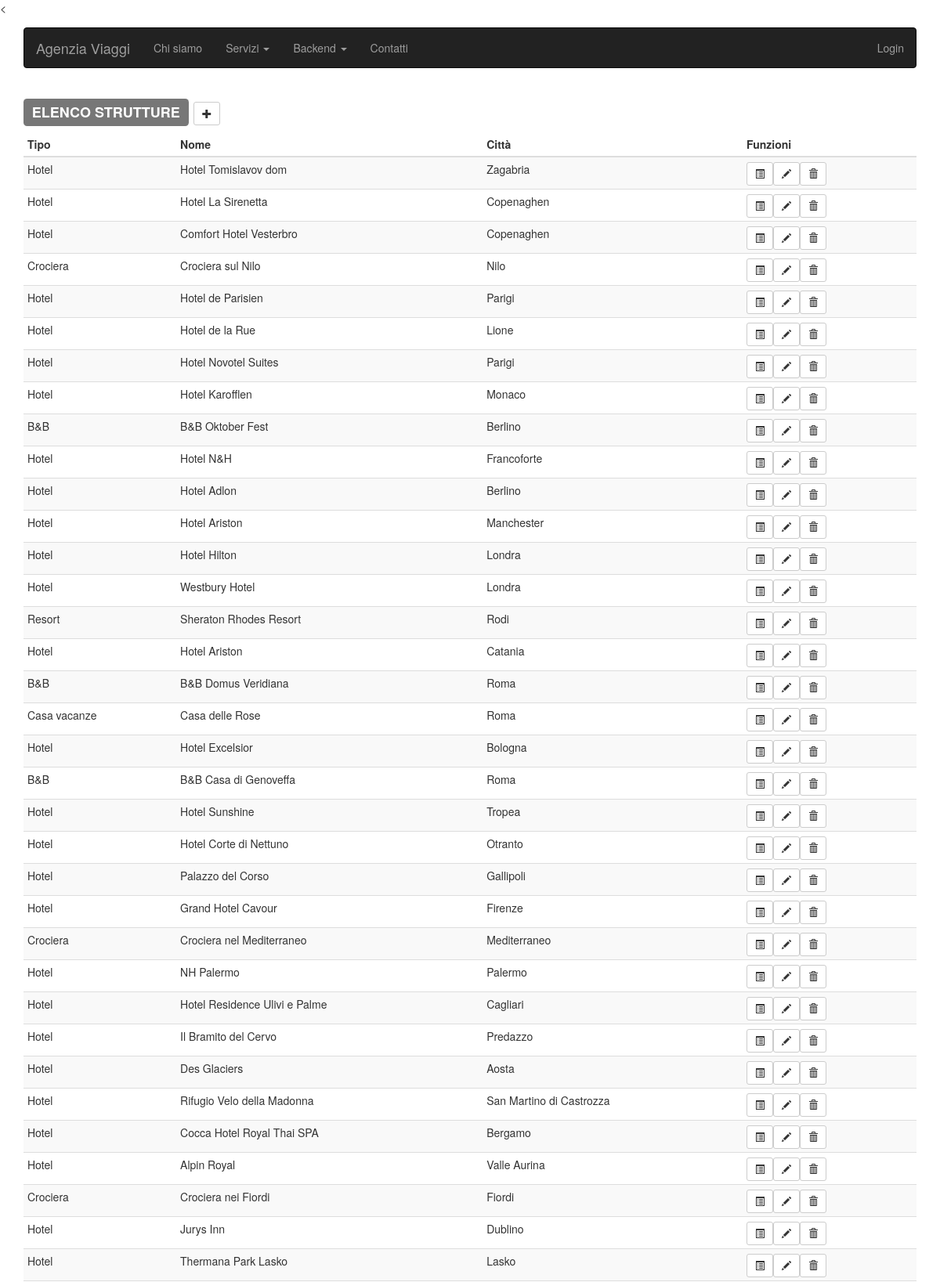
Page /elenco_strutture.php (upper part) on the committed database.
### tables this page shows
CREATE TABLE `tbl_strutture` (
  `idstruttura` int(11) NOT NULL,
  `idpaese` int(11) NOT NULL,
  `tipo` varchar(15) NOT NULL,
  `nome` varchar(100) NOT NULL,
  `citta` varchar(100) NOT NULL,
  `capienza` int(11) DEFAULT NULL
);

### elenco_strutture.php (the view, shortened to what this page needs)
<!doctype html>
<html>
<head>
<link rel="stylesheet" type="text/css" href="bootstrap/css/bootstrap.min.css">
<link rel="stylesheet" type="text/css" href="style.css">
</head>
<body>
<<div id="headerWrap">
  <header class="container voffset3">
    <nav id="mainNav" class="navbar navbar-inverse" role="navigation">
      <div class="navbar-header">
        <a href="index.php" class="navbar-brand">Agenzia Viaggi</a> </div>
      <div class="collapse navbar-collapse" id="mainMenu">
        <ul class="nav navbar-nav">
          <li><a href="chi_siamo.php">Chi siamo</a></li>
          <li class="dropdown"> <a class="dropdown-toggle" data-toggle="dropdown" role="button" aria-expanded="false" href="#">Servizi <span class="caret"></span></a>
          </li>
          <li class="dropdown"> <a class="dropdown-toggle" data-toggle="dropdown" role="button" aria-expanded="false" href="#">Backend <span class="caret"></span></a>
          </li>
          <li><a href="contatti.php">Contatti</a></li></ul>
		  <?php
		  if (isset($_SESSION["UserName"])) {
			$utente = $_SESSION["UserName"];
			echo "<ul class=\"nav navbar-nav navbar-right\">";
			echo "<li class=\"dropdown\"> <a class=\"dropdown-toggle\" data-toggle=\"dropdown\" role=\"button\" aria-expanded=\"false\" href=\"#\">$utente<span class=\"caret\"></span></a>";
            echo "<ul class=\"dropdown-menu\" role=\"menu\">";
            echo "<li><a href=\"mie_prenotazioni.php\">Le tue prenotazioni</a></li>";
            echo "<li><a href=\"logout.php\">Esci</a></li>";
            echo "</ul>";
          	}
		else
			{
			echo"<ul class=\"nav navbar-nav navbar-right\"><li><a href=\"login2.php\">Login</a></li></ul>";
			}
		  ?>
      </div>
    </nav>
  </header>
</div>
<div class="container">
  <div id="content">
	<h3><span class="label label-default">ELENCO STRUTTURE</span>
	<a class ="btn btn-default btn-sm glyphicon glyphicon-plus" href="newstruttura.php" role="button"></a></h3>
   <table class="table table-condensed table-striped">
        <thead>
          <tr>
            <th>Tipo</th>
            <th>Nome</th>
			<th>Città</th>
            <th>Funzioni</th>
          </tr>
        </thead>
        <tbody>
		<?php
		$host = "localhost";
		$username = "root";
		$password = "";
		$db = "agenzia";
		$conn = new mysqli($host, $username, $password, $db);
		$sql = "SELECT N.nome as nazione, S.idstruttura,S.tipo,S.nome,S.citta from tbl_nazioni AS N INNER JOIN tbl_strutture AS S ON N.idpaese=S.idpaese order by nazione";
		$result = $conn->query($sql);
			while($row = $result->fetch_assoc()) {
				$idstruttura = $row["idstruttura"];
				$tipo = $row["tipo"];
				$nome= $row["nome"];
				$citta= $row["citta"];
				echo "<tr>";
				echo"<td>$tipo</td>";
				echo"<td>$nome</td>";
				echo"<td>$citta</td>";
				echo "<td><a href=\"dettagli_struttura.php?id=$idstruttura\" title=\"dettagli\" class=\"btn btn-default btn-sm glyphicon glyphicon-list-alt\"></a>";
				echo "<a href=\"edit_struttura.php?id=$idstruttura\" title=\"modifica\" class = \"btn btn-default btn-sm glyphicon glyphicon-pencil\"></a>";
				echo "<a href=\"delete_struttura.php?id=$idstruttura\" title=\"cancella\" class = \"btn btn-default btn-sm glyphicon glyphicon-trash\"></a></td>";
				echo "</tr>";
			}
		?>
        </tbody>
      </table>
</div>
</div>
</body>
</html>

### style.css (style rules this page uses)
.voffset3 { margin-top: 15px; }

### rows in the picture
tbl_strutture: tipo "Hotel", nome "Hotel Tomislavov dom", citta "Zagabria"
tbl_strutture: tipo "Hotel", nome "Hotel La Sirenetta", citta "Copenaghen"
tbl_strutture: tipo "Hotel", nome "Comfort Hotel Vesterbro", citta "Copenaghen"
tbl_strutture: tipo "Crociera", nome "Crociera sul Nilo", citta "Nilo"
tbl_strutture: tipo "Hotel", nome "Hotel de Parisien", citta "Parigi"
tbl_strutture: tipo "Hotel", nome "Hotel de la Rue", citta "Lione"
tbl_strutture: tipo "Hotel", nome "Hotel Novotel Suites", citta "Parigi"
tbl_strutture: tipo "Hotel", nome "Hotel Karofflen", citta "Monaco"
tbl_strutture: tipo "B&B", nome "B&B Oktober Fest", citta "Berlino"
tbl_strutture: tipo "Hotel", nome "Hotel N&H", citta "Francoforte"
tbl_strutture: tipo "Hotel", nome "Hotel Adlon", citta "Berlino"
tbl_strutture: tipo "Hotel", nome "Hotel Ariston", citta "Manchester"
tbl_strutture: tipo "Hotel", nome "Hotel Hilton", citta "Londra"
tbl_strutture: tipo "Hotel", nome "Westbury Hotel", citta "Londra"
tbl_strutture: tipo "Resort", nome "Sheraton Rhodes Resort", citta "Rodi"
tbl_strutture: tipo "Hotel", nome "Hotel Ariston", citta "Catania"
tbl_strutture: tipo "B&B", nome "B&B Domus Veridiana", citta "Roma"
tbl_strutture: tipo "Casa vacanze", nome "Casa delle Rose", citta "Roma"
tbl_strutture: tipo "Hotel", nome "Hotel Excelsior", citta "Bologna"
tbl_strutture: tipo "B&B", nome "B&B Casa di Genoveffa", citta "Roma"
tbl_strutture: tipo "Hotel", nome "Hotel Sunshine", citta "Tropea"
tbl_strutture: tipo "Hotel", nome "Hotel Corte di Nettuno", citta "Otranto"
tbl_strutture: tipo "Hotel", nome "Palazzo del Corso", citta "Gallipoli"
tbl_strutture: tipo "Hotel", nome "Grand Hotel Cavour", citta "Firenze"
tbl_strutture: tipo "Crociera", nome "Crociera nel Mediterraneo", citta "Mediterraneo"
tbl_strutture: tipo "Hotel", nome "NH Palermo", citta "Palermo"
tbl_strutture: tipo "Hotel", nome "Hotel Residence Ulivi e Palme", citta "Cagliari"
tbl_strutture: tipo "Hotel", nome "Il Bramito del Cervo", citta "Predazzo"
tbl_strutture: tipo "Hotel", nome "Des Glaciers", citta "Aosta"
tbl_strutture: tipo "Hotel", nome "Rifugio Velo della Madonna", citta "San Martino di Castrozza"
tbl_strutture: tipo "Hotel", nome "Cocca Hotel Royal Thai SPA", citta "Bergamo"
tbl_strutture: tipo "Hotel", nome "Alpin Royal", citta "Valle Aurina"
tbl_strutture: tipo "Crociera", nome "Crociera nei Fiordi", citta "Fiordi"
tbl_strutture: tipo "Hotel", nome "Jurys Inn", citta "Dublino"
tbl_strutture: tipo "Hotel", nome "Thermana Park Lasko", citta "Lasko"
